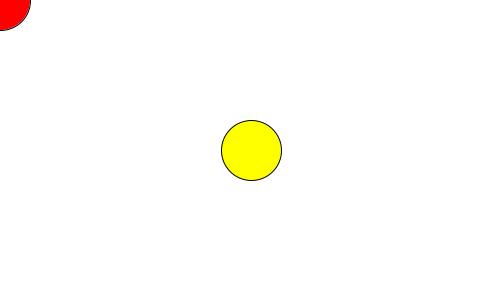
Frame 1 (no input)
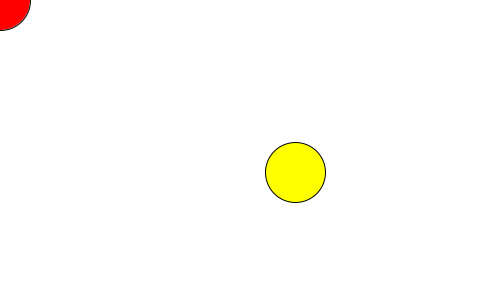
Frame 60 (the mouse pressed at the canvas centre just before this capture)
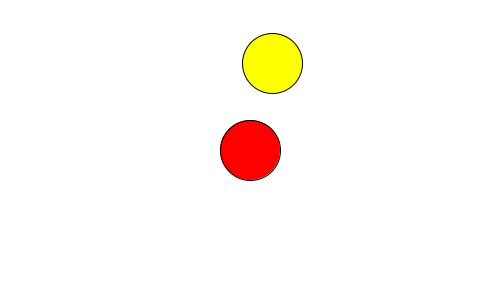
Frame 120 (the mouse held since frame 60 and released just before this capture)

The Processing sketch that drew these frames (run headless with seeded random() and noise(); from frame 60 on, the mouse is pressed at the canvas centre):

// Processing sketch: week14_7_airhocky_part7_collision_4_walls_move_x_y
// ── week14_7_airhocky_part7_collision_4_walls_move_x_y.pde
// week14_7_airhocky_part7_collision_4_walls_move_x_y
// 修改自 week14_6_airhocky_part6_keep_center_distance_60
// 把手的速度,也考慮進去
void setup(){
  size(500,300);
}
float x = 250, y = 150, vx = 1, vy = 0.5;
void draw(){
  background(255);
  float x2 = x+vx, y2 = y+vy;
  if(x2<30) {
    vx = -vx;
    x2 = 30;
  }else if(x2>470) {
    vx = -vx;
    x2 = 470;
  }
  if(y2<30) {
    vy = -vy;
    y2 = 30;
  }else if (y2>270) {
    vy = -vy;
    y2 = 270;
  }
  x = x2;
  y = y2;
  vx *= 0.99; // friction 摩擦力,讓速度變慢
  vy *= 0.99;
  fill(#ffff00); ellipse(x, y, 60, 60);
  fill(#ff0000); ellipse(mouseX, mouseY, 60,60);
  if(dist(x,y,mouseX,mouseY)<60) {
    line(x,y, mouseX, mouseY); // 輔助線
    float dx = x - mouseX; // 推的方向
    float dy = y - mouseY; // 推的方向(法向量N)
    PVector N = new PVector(dx,dy).normalize(); // 單位法向量 Normal
    float nx = N.x, ny = N.y; 
    PVector v = new PVector(vx,vy);
    PVector mm = new PVector(mouseX-pmouseX, mouseY-pmouseY); // mouse移動的速度
    float dot = PVector.dot(N,v);
    float dot2 = PVector.dot(N,mm); // 不太確定 dot2 的量是不是對的
    vx += -nx*dot*2 + nx*dot2/5; // 利用內積,算出速度向量的改變量
    vy += -ny*dot*2 + nx*dot2/5; // 不太確定 dot2 的量是不是對的
    x = mouseX + nx*60; // 讓球再往外推一點, 不要有重疊
    y = mouseY + ny*60;
  }
}
